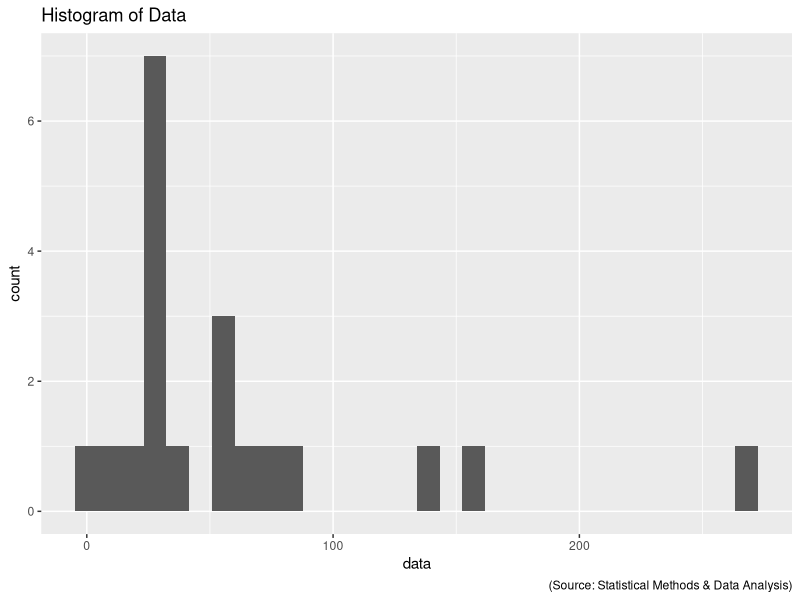
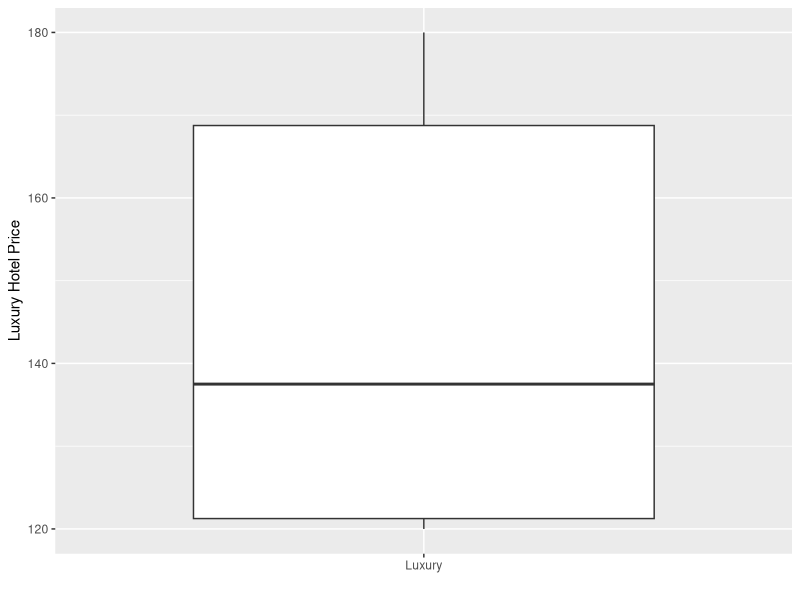
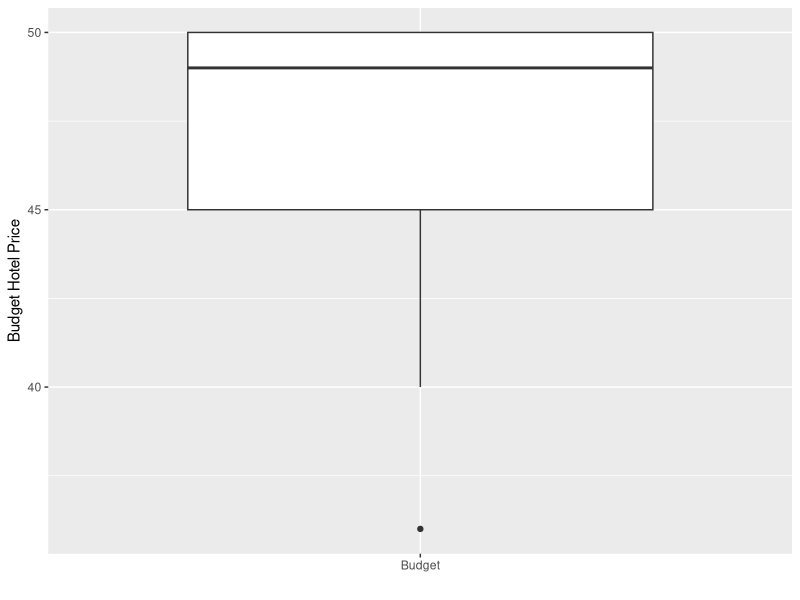
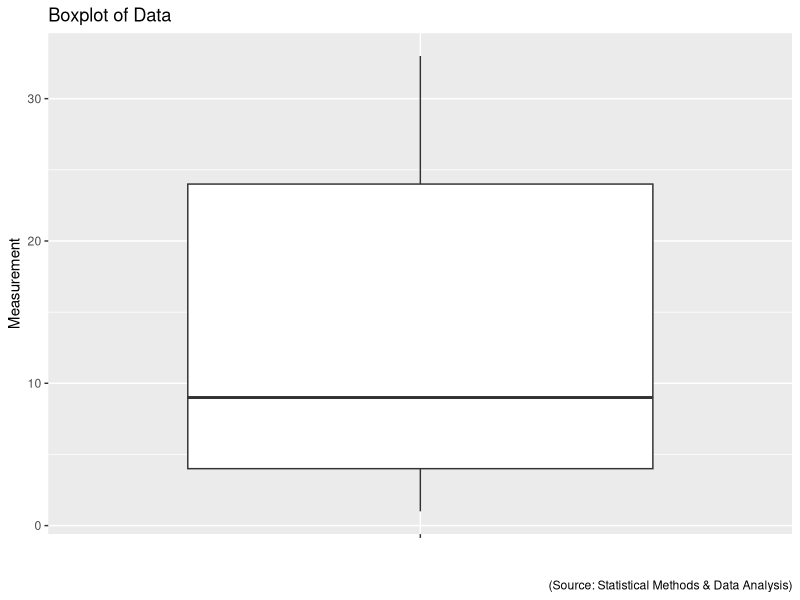

These figures' R source, in order:
## ---- chunk 1
set.seed(1014)
options(digits = 3)

knitr::opts_chunk$set(
  comment = "#>",
  collapse = TRUE,
  cache = TRUE,
  out.width = "70%",
  fig.align = 'center',
  fig.width = 6,
  fig.asp = 0.618,  # 1 / phi
  fig.show = "hold"
)

options(dplyr.print_min = 6, dplyr.print_max = 6)
## ---- chunk 2
knitr::opts_chunk$set(echo = TRUE)
library(readxl)
library(ggplot2)
## ---- chunk 3
prob <- read_excel("Excel/CH03/ex3-14.xlsx")
prob$data <- as.numeric(prob$data)
## ---- chunk 4
ggplot(data=prob, aes(x=data)) +
  geom_histogram() +
  labs(title = "Histogram of Data") +
  labs(caption = "(Source: Statistical Methods & Data Analysis)") 
## ---- chunk 5
getmode <- function(v) {
   uniqv <- unique(v)
   uniqv[which.max(tabulate(match(v, uniqv)))]
}
## ---- chunk 6
prob <- read_excel("Excel/CH03/ex3-31.xlsx")
prob$LuxuryHotel <- as.numeric(prob$LuxuryHotel)
prob$BudgetHotel <- as.numeric(prob$BudgetHotel)
prob$LuxuryHotel <- as.numeric(prob$LuxuryHotel)
prob$BudgetHotel <- as.numeric(prob$BudgetHotel)
## ---- chunk 7
mean(prob$LuxuryHotel, na.rm=TRUE)
sd(prob$LuxuryHotel, na.rm=TRUE)
## ---- chunk 8
mean(prob$BudgetHotel, na.rm=TRUE)
sd(prob$BudgetHotel, na.rm=TRUE)
## ---- chunk 9
ggplot(data=prob, aes(x="Luxury", y=prob$LuxuryHotel)) +
  geom_boxplot() +
  xlab("") +
  ylab("Luxury Hotel Price")
ggplot(data=prob, aes(x="Budget", y=prob$BudgetHotel)) +
  geom_boxplot() +
  xlab("") +
  ylab("Budget Hotel Price")
## ---- chunk 10
prob <- read_excel("Excel/CH03/ex3-33.xlsx")
prob$Data <- as.numeric(prob$Data)
## ---- chunk 11
ggplot(data=prob, aes(x="", y=prob$Data)) +
  geom_boxplot() +
  labs(title = "Boxplot of Data") +
  labs(caption = "(Source: Statistical Methods & Data Analysis)") +
  xlab("") +
  ylab("Measurement")
## ---- chunk 12
prob <- read_excel("Excel/CH04/ex4-16.xlsx")
prob
## ---- chunk 13
prob[3,3] * 100
## ---- chunk 14
(sum(prob[1,2:5]) - prob[1,3]) * 100
## ---- chunk 15
sum(prob[3,3:4]) * 100
## ---- chunk 16
(sum(prob[,2]) + sum(prob[,4])) * 100
## ---- chunk 17
#Let D = event that loan defaulted
#Let !D = event that loan did not defaulted

#Let R1 = applicant has poor risk
#Let R2 = applicant has fair risk
#Let R3 = applicant has good risk

#P(D)
default <- .01
#P(!D)
non_default <- 1 - default

#P(R1|D)
default_poor_risk <- .3
#P(R2|D)
default_fair_risk <- .4
#P(R3|D)
default_good_risk <- .3

#P(R1|!D)  
nondefault_poor_risk <- .1
#P(R2|!D)  
nondefault_fair_risk <- .4
#P(R3|!D)  
dnonefault_good_risk <- .5


## Posterior probality of default given a fair risk 
#P(D | R2) 

x <- default_fair_risk * default
y1 <- default_fair_risk * default
y2 <- nondefault_fair_risk * non_default

result <- x / (y1 + y2)
result

## Prior probality of default
#P(D)
default
